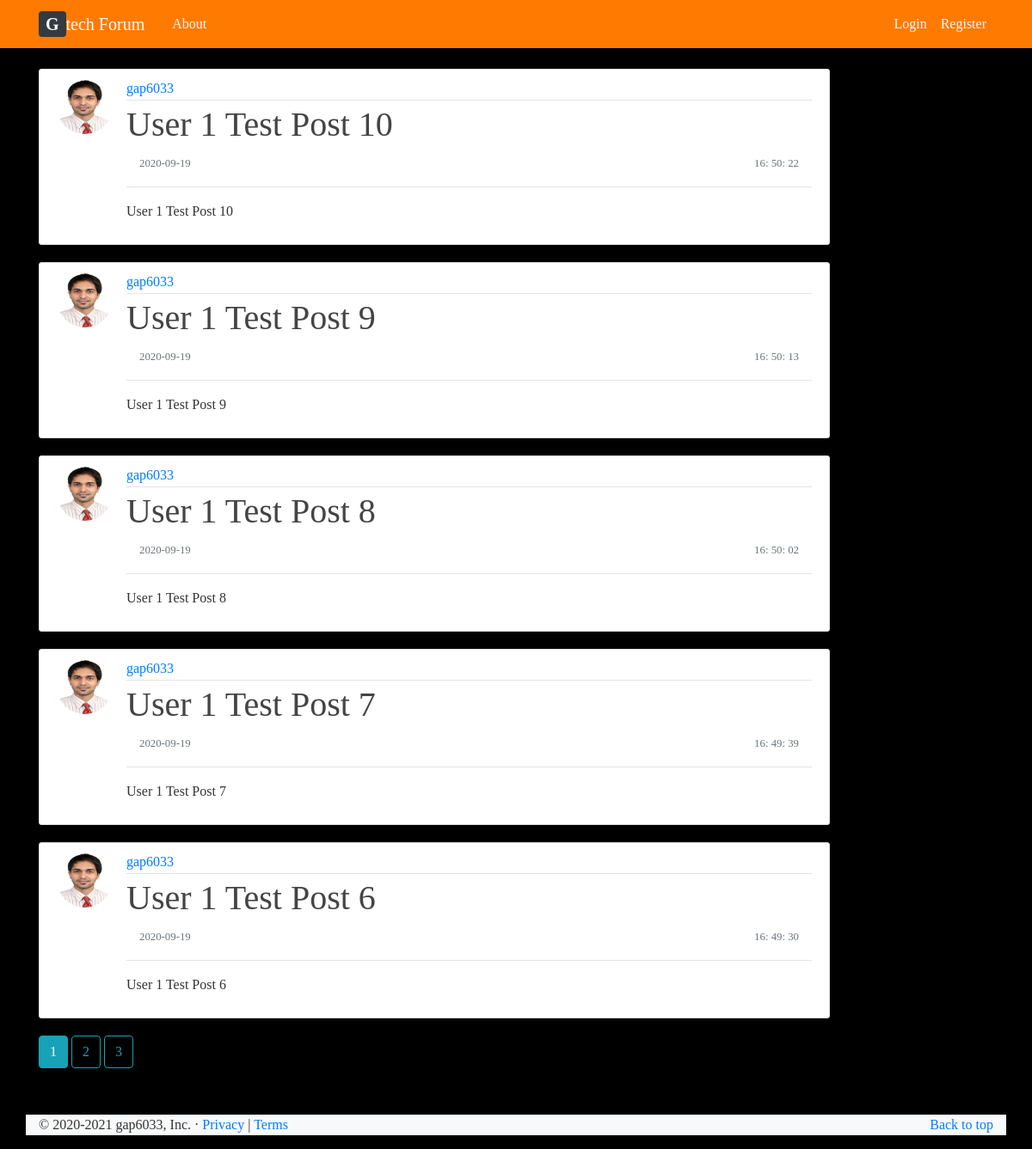
/index, run on the app's committed database.
### flaskblog/models.py (models this page shows, shortened)
class Post(db.Model):
    id = db.Column(db.Integer, primary_key=True)
    title = db.Column(db.String(100), nullable=False)
    date_posted = db.Column(db.DateTime, nullable=False, default=datetime.utcnow)
    content = db.Column(db.Text, nullable=False)
    user_id = db.Column(db.Integer, db.ForeignKey('user.id'), nullable=False)

class User(db.Model, UserMixin):
    id = db.Column(db.Integer, primary_key=True)
    username = db.Column(db.String(20), unique=True, nullable=False)
    email = db.Column(db.String(120), unique=True, nullable=False)
    image_file = db.Column(db.String(20),  nullable=False, default='default.jpg')
    password = db.Column(db.String(60), nullable=False)
    posts = db.relationship('Post', backref='author', lazy=True)

### flaskblog/routes.py (the view)
@app.route('/')
@app.route('/index')
def index():
    page = request.args.get('page', 1, type=int)
    posts = Post.query.order_by(Post.date_posted.desc()).paginate(page=page, per_page=5)
    return render_template('index.html', posts = posts)

### flaskblog/templates/index.html
{% extends "layout.html" %}
{% block content %}
  {% for post in posts.items %}
    <article class="media content-section">
      <img class="rounded-circle article-img" src="{{ url_for('static', filename='profile_pictures/' + post.author.image_file) }}">
      <div class="media-body">
        <div class="article-metadata">
          <a class="mr-2" href="{{ url_for('user', user_id=post.user_id) }}">{{ post.author.username }}</a>
        </div>
        <h2><a class="article-title" href="{{ url_for('post', post_id=post.id) }}"">{{ post.title }}</a></h2>
        <div class ="container">
          <div class="row">
            <div class="col style="text-align:left;"><small class="text-muted">{{ post.date_posted.strftime('%Y-%m-%d') }}</small></div>
            <div class="col" style="text-align:right;"><small class="text-muted">{{ post.date_posted.strftime('%H: %M: %S') }}</small></div>
          </div>
        </div>
        <hr>
        <p class="article-content">{{ post.content }}</p>
      </div>
    </article>
  {% endfor %}
  {% for page_num in posts.iter_pages(left_edge=1, right_edge=1, left_current=1, right_current=2) %}
    {% if page_num %}
      {% if posts.page == page_num %}
        <a class="btn btn-info mb-4" href="#">{{ page_num }}</a>
      {% else %}
        <a class="btn btn-outline-info mb-4" href="{{ url_for('index', page=page_num) }}">{{ page_num }}</a>
      {% endif %}
    {% else %}
      ...
    {% endif %}
  {% endfor %}
{% endblock %}

### flaskblog/templates/layout.html (shortened to what this page needs)
<!DOCTYPE html>
<html lang="en">
<head>
  <link rel="stylesheet" href="https://stackpath.bootstrapcdn.com/bootstrap/4.1.3/css/bootstrap.min.css">
  <link rel="stylesheet" type="text/css" href="{{ url_for ('static',filename='main.css')}}"
</head>
<body>
  <header class="site-header">
    <nav class="navbar navbar-expand-md navbar-dark bg-steel fixed-top">
      <div class="container">
        <a class="navbar-brand mr-4" href="{{ url_for('index') }}" style="color:" id="nav_header"><span class="badge badge-dark" id="badge_header">G</span>tech Forum</a>
        <div class="collapse navbar-collapse" id="navbarToggle">
          <div class="navbar-nav mr-auto">
            <a class="nav-item nav-link" href="/about">About</a>
          </div>
          <div class="navbar-nav">
            {% if current_user.is_authenticated %}
              <a class="nav-item nav-link" href="/post/new">New Post</a>
              <a class="nav-item nav-link" href="/edit_profile">Edit Profile</a>
              <a class="nav-item nav-link" href="/logout">Logout</a>
            {% else %}
            <a class="nav-item nav-link" href="/login">Login</a>
            <a class="nav-item nav-link" href="/register">Register</a>
            {% endif %}
          </div>
        </div>
      </div>
    </nav>
  </header>
  <main role="main" class="container">
    <div class="row">
      <div class="col-md-10">
        {% block content %}{% endblock %}
      </div>
      <div class="col-md-2">
      </div>
    </div>
  </main>
  <footer class="container bg-light" style="margin-top:30px">
    <p class="float-right"><a href="#">Back to top</a></p>
    <p>© 2020-2021 gap6033, Inc. · <a href="#">Privacy</a> | <a href="#">Terms</a></p>
  </footer>
</body>
</html>

### flaskblog/static/main.css (style rules this page uses)
body { background-color: black; color: #333333; margin-top: 5rem; font-family: Georgia; }
h1, h2, h3, h4, h5, h6 { color: #444444; }
.bg-steel { background-color: #ff7a00; }
.site-header .navbar-nav .nav-link { color: #f9f9f9; }
#badge_header { font-size:20px; }
.content-section { background: #ffffff; padding: 10px 20px; border: 1px solid #dddddd; border-radius: 3px; margin-bottom: 20px; }
.article-title { color: #444444; font-family: "Book Antiqua"; font-size: 40px; }
.article-content { white-space: pre-line; font-family: cursive; }
.article-img { height: 65px; width: 65px; margin-right: 16px; }
.article-metadata { padding-bottom: 1px; margin-bottom: 4px; border-bottom: 1px solid #e3e3e3 }

### data on the page
Post: image_file (picture), author.username "gap6033", title "User 1 Test Post 10", date_posted "2020-09-19", date_posted "16: 50: 22", content "User 1 Test Post 10"
Post: image_file (picture), author.username "gap6033", title "User 1 Test Post 9", date_posted "2020-09-19", date_posted "16: 50: 13", content "User 1 Test Post 9"
Post: image_file (picture), author.username "gap6033", title "User 1 Test Post 8", date_posted "2020-09-19", date_posted "16: 50: 02", content "User 1 Test Post 8"
Post: image_file (picture), author.username "gap6033", title "User 1 Test Post 7", date_posted "2020-09-19", date_posted "16: 49: 39", content "User 1 Test Post 7"
Post: image_file (picture), author.username "gap6033", title "User 1 Test Post 6", date_posted "2020-09-19", date_posted "16: 49: 30", content "User 1 Test Post 6"

### other printed values
{{ page_num }} "1"
{{ page_num }} "2" "3"
